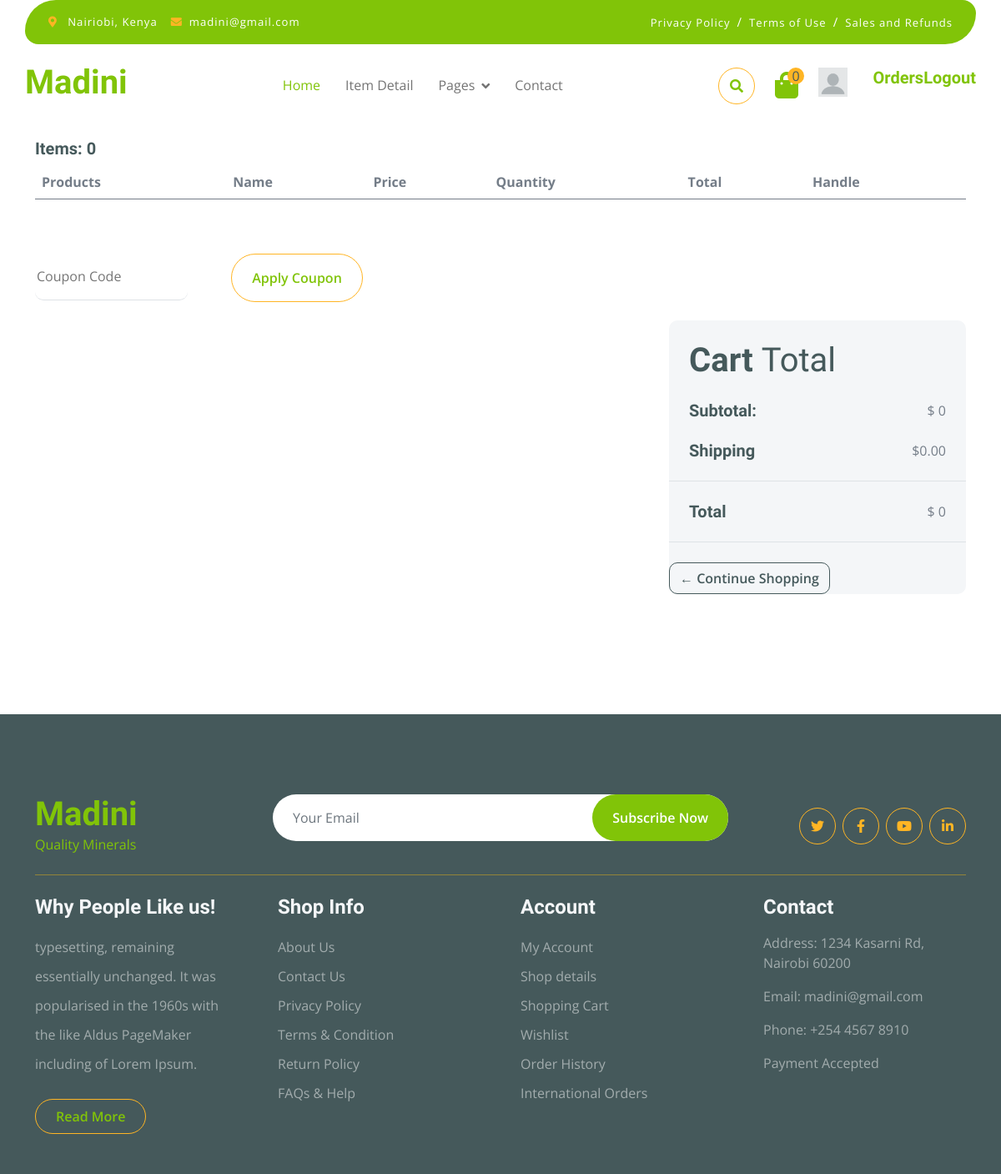
The app's page /test_cart/ (signed in), older data.
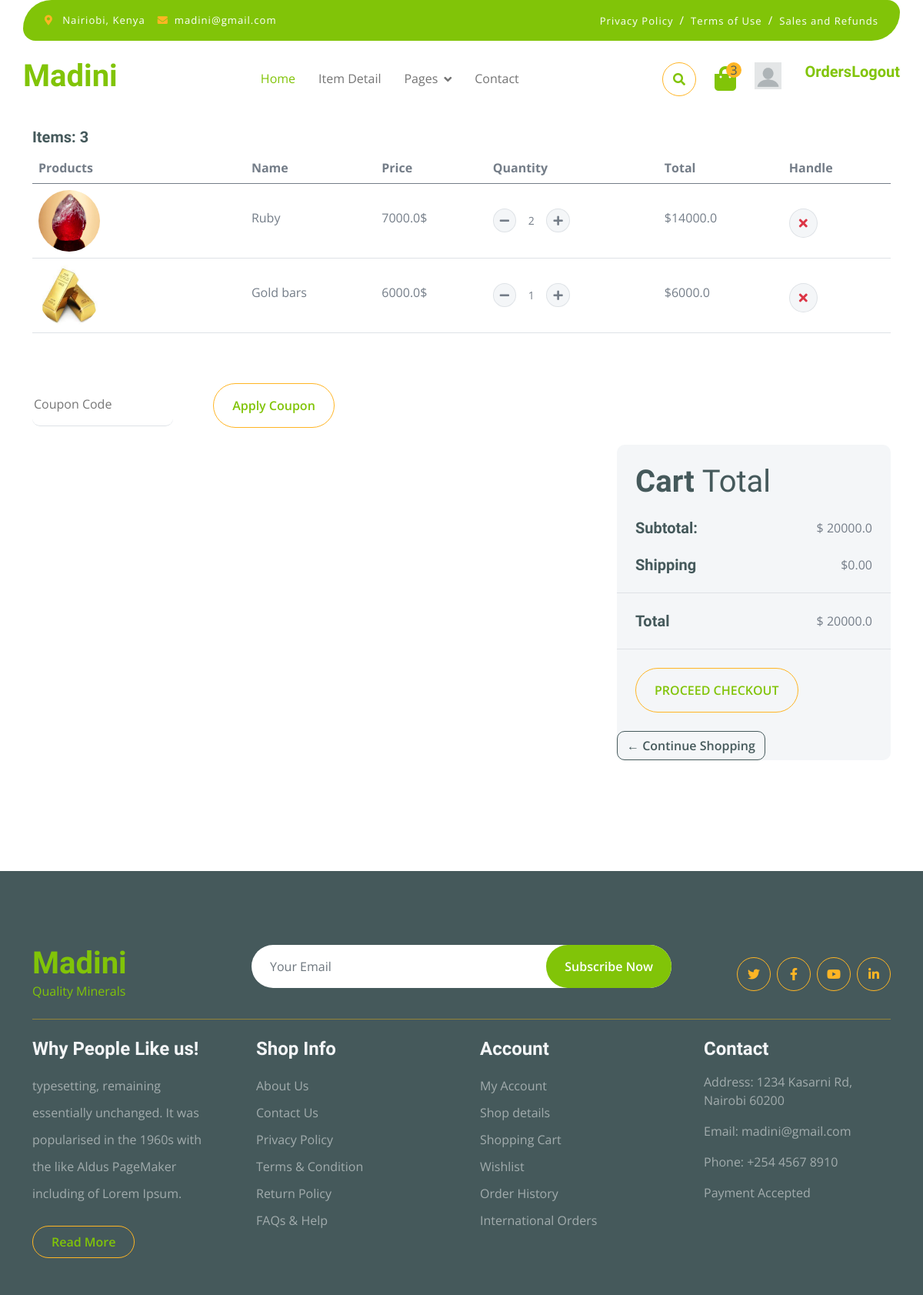
The same page, newer data.
### store/models.py (models this page shows, shortened)
class OrderItem(models.Model):
    user = models.ForeignKey(User,on_delete=models.CASCADE,null=True,blank=False)
    product = models.ForeignKey(Product,on_delete=models.CASCADE,null=True,blank=False)
    date_ordered = models.DateTimeField(auto_now_add=True)
    quantity = models.IntegerField(default=0,blank=True,null=True)
    @property
    def get_total(self):
        total = self.product.price * self.quantity
        return total

class Product(models.Model):
    category = models.ManyToManyField(ProductCategories)
    seller = models.ForeignKey(Seller, on_delete=models.CASCADE)
    name = models.CharField(max_length=100,blank=False,name=False)
    price = models.FloatField(blank=False,null=False)
    measurement = models.CharField(max_length=100,blank=False,name=False)
    image = models.ImageField(null=True,blank=True)
    description = models.TextField(null=True,blank=True)
    @property
    def get_imageURL(self):
        try:
            url = self.image.url
        except:
            url = ''
        return url

### store/views.py (the view)
# urls.py: path('test_cart/',views.test_cart,name='test_cart'),
def test_cart(request):
    items = []
    total_cost_cart=0
    total_item_cart=0
    if request.user.is_authenticated:
        items = OrderItem.objects.filter(user = request.user)
        for item in items:
            total_item_cart += item.quantity
        for item in items:
            total_cost_cart += item.get_total
    if total_item_cart==0:
        check = False
    else:
        check = True
    product_categories = ProductCategories.objects.all()
    context = {
        'items' : items ,
        'total_item_cart' : total_item_cart,
        'total_cost_cart' : total_cost_cart,
        'check':check,
        'product_categories': product_categories,
    }
    return render(request, 'store/test_cart.html', context)

### store/templates/store/test_cart.html (shortened to what the changed rows need)
{% extends 'store/test.html' %}
{% load static %}
{% block content %}
        {% if total_item_cart %}
        <h2>Shopping Cart</h2>
        {% else %}
        <h2>Your Shopping Cart is empty !!</h2>
        {% endif %}
        <div class="container-fluid py-5">
            <div class="container py-5">
                <div class="table-responsive">
                    {% if request.user.is_authenticated %}
                    <table class="table">
                        <thead><br>
                            <tr><h5>Items: <strong>{{total_item_cart}}</strong></h5> </tr>
                          <tr>
                            <th scope="col">Products</th>
                            <th scope="col">Name</th>
                            <th scope="col">Price</th>
                            <th scope="col">Quantity</th>
                            <th scope="col">Total</th>
                            <th scope="col">Handle</th>
                          </tr>
                        </thead>
                        <tbody>
                            {% for item in items %}
                            <tr>
                                <th scope="row">
                                    <div class="d-flex align-items-center">
                                        <img src="{{ item.product.get_imageURL }}" class="img-fluid me-5 rounded-circle" style="width: 80px; height: 80px;" alt="">
                                    </div>
                                </th>
                                <td>
                                    <p class="mb-0 mt-4">{{item.product.name}}</p>
                                </td>
                                <td>
                                    <p class="mb-0 mt-4">{{item.product.price}}$</p>
                                </td>
                                <td>
                                    <div class="input-group quantity mt-4" style="width: 100px;">
                                        <div class="input-group-btn">
                                            <button action ="remove" product_id ="{{item.product.id}}" class="btn btn-sm btn-minus rounded-circle bg-light border update_cart_quantity chg-quantity" >
                                            <i class="fa fa-minus"></i>
                                            </button>
                                        </div>
                                        <input type="text" class="form-control form-control-sm text-center border-0" value="{{item.quantity}}">
                                        <div class="input-group-btn">
                                            <button action ="add" product_id ="{{item.product.id}}"  class="btn btn-sm btn-plus rounded-circle bg-light border update_cart_quantity chg-quantity">
                                                <i class="fa fa-plus"></i>
                                            </button>
                                        </div>
                                    </div>
                                </td>
                                <td>
                                    <p class="mb-0 mt-4">${{item.get_total}}</p>
                                </td>
                                <td>
                                    <button class="btn btn-md rounded-circle bg-light border mt-4" >
                                        <i class="fa fa-times text-danger"></i>
                                    </button>
                                </td>
                            </tr>
                            {% endfor %}
                    </table>
                    {% endif %}
                </div>
                <div class="row g-4 justify-content-end">
                    <div class="col-sm-8 col-md-7 col-lg-6 col-xl-4">
                        <div class="bg-light rounded">
                            <div class="p-4">
                                <h1 class="display-6 mb-4">Cart <span class="fw-normal">Total</span></h1>
                                <div class="d-flex justify-content-between mb-4">
                                    <h5 class="mb-0 me-4">Subtotal:</h5>
                                    <p class="mb-0">$  {{total_cost_cart}}</p>
                                </div>
                            </div>
                            <div class="py-4 mb-4 border-top border-bottom d-flex justify-content-between">
                                <h5 class="mb-0 ps-4 me-4">Total</h5>
                                <p class="mb-0 pe-4">$ {{total_cost_cart}}</p>
                            </div>
                            {% if check %}
                            <button class="btn border-secondary rounded-pill px-4 py-3 text-primary text-uppercase mb-4 ms-4" type="button"><a href="{% url 'test_checkout' %}">Proceed Checkout</a></button>
                             {% endif %}
                        </div>
                    </div>
                </div>
            </div>
        </div>
{% endblock content %}

Row changes from the older to the newer data that the page shows:
added OrderItem: product.get_imageURL (picture), product.name "Ruby", product.price "7000.0", quantity "2", get_total "14000.0"
added OrderItem: product.get_imageURL (picture), product.name "Gold bars", product.price "6000.0", quantity "1", get_total "6000.0"
Text that changed along with them:
{{ total_item_cart }}: "0" → "3"
{{ total_cost_cart }}: "0" → "20000.0"
text now shown: "PROCEED CHECKOUT"
